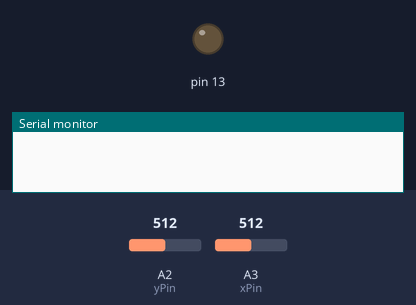
Bench run of a sketch on a simulated Arduino Uno, built with avr-gcc and run on an emulated ATmega328P. On the bench: output pins drawn as LEDs (lit = HIGH), the last lines printed to the serial monitor. Inputs (shaded band) come from the test bench; at power-on: A3 (xPin) = 512, A2 (yPin) = 512. No radio packets arrive unless stated.

Above: at 0.01 s.
At 1.2 s:
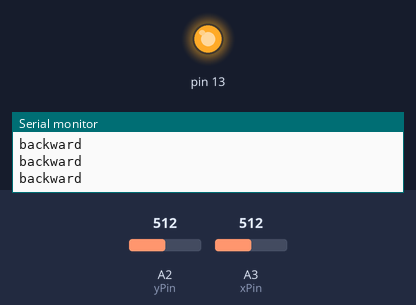
1.3 s: A3 (xPin) set to 410
2.8 s: A3 (xPin) set to 387
4.8 s: A2 (yPin) set to 408
6.3 s: A2 (yPin) set to 394
Timing chart, 0 to 9.3 s (numbered marks = the images above; inputs shaded):
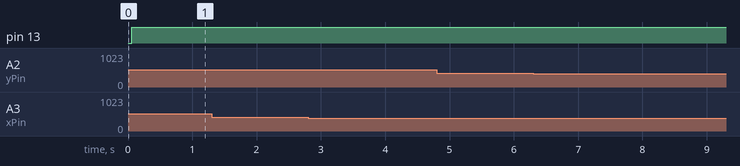

The sketch:

transmitter.ino
```cpp
/*
 * The Transmitter code for the Gesture Controlled Robot
 * Data is transmitter through the RF transmitter (433Mhz)
 * Author: Sudarshan S Harithas
 */


#include <VirtualWire.h>
char *controller;  // The data to be transmitted
int xPin=A3;    //X axis input from Accelerometer
int yPin=A2;  //Y axis input from Accelerometer
long x;         //Variabe for storing X coordinates
long y;         //Variabe for storing Y coordinates


void setup() {

Serial.begin(9600);
pinMode(xPin,INPUT);
pinMode(yPin,INPUT);
pinMode(13,OUTPUT);
vw_set_ptt_inverted(true);
vw_set_tx_pin(12);
vw_setup(4000);

}

void loop() {

x = analogRead(xPin); //Reads X coordinates
y = analogRead(yPin); //Reads Y coordinates
if(x<340)      // Change the value for adjusting sensitivity
      forward();
else if(x>400) // Change the value for adjusting sensitivity
      backward();
else if(y>400) // Change the value for adjusting sensitivity
      right();
else if(y<340) // Change the value for adjusting sensitivity
      left();
else
      stop_();
}

/*
 * Function Name : stop
 * Functionality : to transmit 0 to stop the robot
 */

void stop_()
{

controller="0";
vw_send((uint8_t *)controller, strlen(controller));
vw_wait_tx(); // Wait until the whole message is gone
digitalWrite(13,1);
Serial.println("stop");

}

/*
 * Function Name : forward
 * Functionality : to transmit 1 to move the robot forward
 */

void forward()
{

controller="1";
vw_send((uint8_t *)controller, strlen(controller));
vw_wait_tx(); // Wait until the whole message is gone
digitalWrite(13,1);
Serial.println("forward");
}


/*
 * Function Name : backward
 * Functionality : to transmit 2 to move the robot backward
 */

void backward()
{
controller="2";
vw_send((uint8_t *)controller, strlen(controller));
vw_wait_tx(); // Wait until the whole message is gone
digitalWrite(13,1);
Serial.println("backward");
}

/*
 * Function Name : left
 * Functionality : to transmit 3 to move the robot left
 */

void left()
{
controller="3";
vw_send((uint8_t *)controller, strlen(controller));
vw_wait_tx(); // Wait until the whole message is gone
digitalWrite(13,1);
Serial.println("left");
}


/*
 * Function Name : right
 * Functionality : to transmit 4 to move the robot right
 */


void right()
{
controller="4";
vw_send((uint8_t *)controller, strlen(controller));
vw_wait_tx(); // Wait until the whole message is gone
digitalWrite(13,1);
Serial.println("right");
}
```
